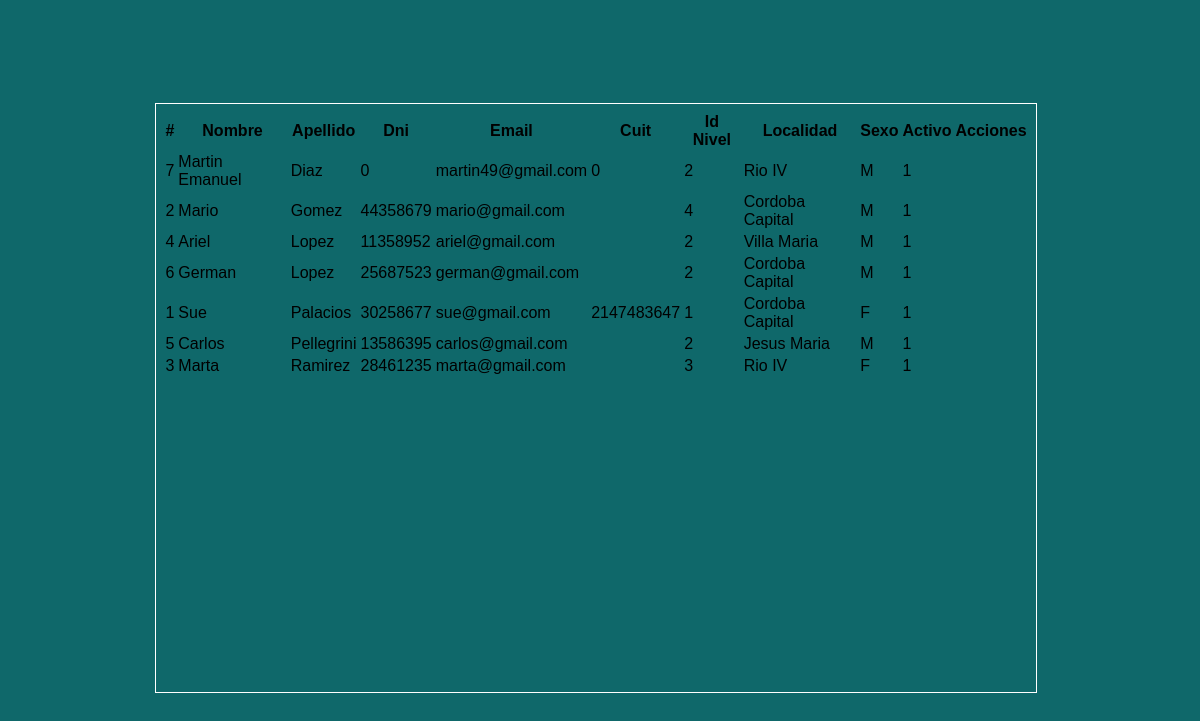
The app's page /listado_usuarios.php (signed in) with its own data.
### tables this page shows
CREATE TABLE IF NOT EXISTS `usuarios` (
  `Id` int(11) NOT NULL AUTO_INCREMENT,
  `Nombre` varchar(50) NOT NULL,
  `Apellido` varchar(50) NOT NULL,
  `Dni` int(11) NOT NULL,
  `Direccion` varchar(100) NOT NULL,
  `Cp` int(11) NOT NULL,
  `Email` varchar(50) NOT NULL,
  `Telefono` int(10) NOT NULL,
  `Cuit` int(11) DEFAULT NULL,
  `IngresoBruto` int(100) NOT NULL,
  `Clave` varchar(50) NOT NULL,
  `IdNivel` int(11) NOT NULL,
  `IdProvincia` int(11) NOT NULL,
  `IdLocalidad` int(11) NOT NULL,
  `IdIva` int(11) NOT NULL,
  `FechaCarga` date NOT NULL,
  `Sexo` varchar(1) NOT NULL,
  `Imagen` varchar(100) DEFAULT NULL,
  `Activo` tinyint(1) DEFAULT NULL,
  PRIMARY KEY (`Id`)
);

CREATE TABLE IF NOT EXISTS `niveles` (
  `Id` int(1) NOT NULL AUTO_INCREMENT,
  `Denominacion` varchar(50) NOT NULL,
  PRIMARY KEY (`Id`)
);

CREATE TABLE IF NOT EXISTS `localidades` (
  `Id` int(11) NOT NULL AUTO_INCREMENT,
  `Descripcion` varchar(50) NOT NULL,
  PRIMARY KEY (`Id`)
);

### funciones/selectusuario.php (called while the page is built, shortened)
<?php
function Listar_Usuarios($vConexion) {
    $Listado=array();
    $SQL = "SELECT U.Id, U.Nombre, U.Apellido, U.Dni, U.Email, U.Cuit, N.Denominacion as Nivel,
                   N.Id as Id_Nivel, L.Descripcion as Localidad, U.Sexo, U.Activo
        FROM usuarios U, niveles N, localidades L
        WHERE U.IdLocalidad=L.Id AND U.IdNivel=N.Id
        ORDER BY U.Apellido, U.Nombre";
     $rs = mysqli_query($vConexion, $SQL);
     $i=0;
    while ($data = mysqli_fetch_array($rs)) {
            $Listado[$i]['ID'] = $data['Id'];
            $Listado[$i]['NOMBRE'] = $data['Nombre'];
            $Listado[$i]['APELLIDO'] = $data['Apellido'];
            $Listado[$i]['DNI'] = $data['Dni'];
            $Listado[$i]['EMAIL'] = $data['Email'];
            $Listado[$i]['CUIT'] = $data['Cuit'];
            $Listado[$i]['ID_NIVEL'] = $data['Id_Nivel'];
            $Listado[$i]['LOCALIDAD'] = $data['Localidad'];
            $Listado[$i]['SEXO'] = $data['Sexo'];
            $Listado[$i]['ACTIVO'] = $data['Activo'];
            $i++;
    }
    return $Listado;
}
?>

### listado_usuarios.php (the view, shortened to what this page needs)
<?php
$MiConexion = ConexionBD();
require_once 'funciones/selectusuario.php';
$ListadoUsuarios = Listar_Usuarios($MiConexion);
$CantidadUsuarios = count($ListadoUsuarios);
?>
<!DOCTYPE html>
<html lang="es">
    <head>
        <link rel="stylesheet" href="css/listados.css">
    </head>
<body>
    <div class="container">
        <div class="panel-body">
                                <table class="table">
                                    <thead>
                                        <tr>
                                            <th>#</th>
                                            <th>Nombre</th>
                                            <th>Apellido</th>
                                            <th>Dni</th>
                                            <th>Email</th>
                                            <th>Cuit</th>
                                            <th>Id Nivel</th>
                                            <th>Localidad</th>
                                            <th>Sexo</th>
                                            <th>Activo</th>
                                            <th>Acciones</th>
                                        </tr>
                                    </thead>
                                    <tbody>
                                        <?php for ($i=0; $i<$CantidadUsuarios; $i++) { ?>
                                            <tr>
                                            <td><?php echo $ListadoUsuarios[$i]['ID']; ?></td>
                                            <td><?php echo $ListadoUsuarios[$i]['NOMBRE']; ?></td>
                                            <td><?php echo $ListadoUsuarios[$i]['APELLIDO']; ?></td>
                                            <td><?php echo $ListadoUsuarios[$i]['DNI']; ?></td>
                                            <td><?php echo $ListadoUsuarios[$i]['EMAIL']; ?></td>
                                            <td><?php echo $ListadoUsuarios[$i]['CUIT']; ?></td>
                                            <td><?php echo $ListadoUsuarios[$i]['ID_NIVEL']; ?></td>
                                            <td><?php echo $ListadoUsuarios[$i]['LOCALIDAD']; ?></td>
                                            <td><?php echo $ListadoUsuarios[$i]['SEXO']; ?></td>
                                            <td><?php echo $ListadoUsuarios[$i]['ACTIVO']; ?></td>
                                            <td>
                                            </td>
                                            </tr>
                                        <?php } ?>
                                    </tbody>
                                </table>
                            </div>
                        </div>
</body>
</html>

### css/listados.css (style rules this page uses)
* { margin: 0; padding: auto; box-sizing: border-box; }
html { scroll-behavior: smooth; }
body { background: #0f686a repeat center top; box-sizing: border-box; display: flex; align-items: center; justify-content: center; min-height: 100vh; font-family: Arial, Helvetica, sans-serif; }
.table { width: 98%; height: 590px; margin: 5px; padding: 6px; display: inline-block; border: 1px solid #fff; }

### records on screen
usuarios: Id "7", Nombre "Martin Emanuel", Apellido "Diaz", Dni "0", Email "martin49@gmail.com", Cuit "0", IdNivel.Id "2", IdLocalidad.Descripcion "Rio IV", Sexo "M", Activo "1"
usuarios: Id "2", Nombre "Mario", Apellido "Gomez", Dni "44358679", Email "mario@gmail.com", IdNivel.Id "4", IdLocalidad.Descripcion "Cordoba Capital", Sexo "M", Activo "1"
usuarios: Id "4", Nombre "Ariel", Apellido "Lopez", Dni "11358952", Email "ariel@gmail.com", IdNivel.Id "2", IdLocalidad.Descripcion "Villa Maria", Sexo "M", Activo "1"
usuarios: Id "6", Nombre "German", Apellido "Lopez", Dni "25687523", Email "german@gmail.com", IdNivel.Id "2", IdLocalidad.Descripcion "Cordoba Capital", Sexo "M", Activo "1"
usuarios: Id "1", Nombre "Sue", Apellido "Palacios", Dni "30258677", Email "sue@gmail.com", Cuit "2147483647", IdNivel.Id "1", IdLocalidad.Descripcion "Cordoba Capital", Sexo "F", Activo "1"
usuarios: Id "5", Nombre "Carlos", Apellido "Pellegrini", Dni "13586395", Email "carlos@gmail.com", IdNivel.Id "2", IdLocalidad.Descripcion "Jesus Maria", Sexo "M", Activo "1"
usuarios: Id "3", Nombre "Marta", Apellido "Ramirez", Dni "28461235", Email "marta@gmail.com", IdNivel.Id "3", IdLocalidad.Descripcion "Rio IV", Sexo "F", Activo "1"
